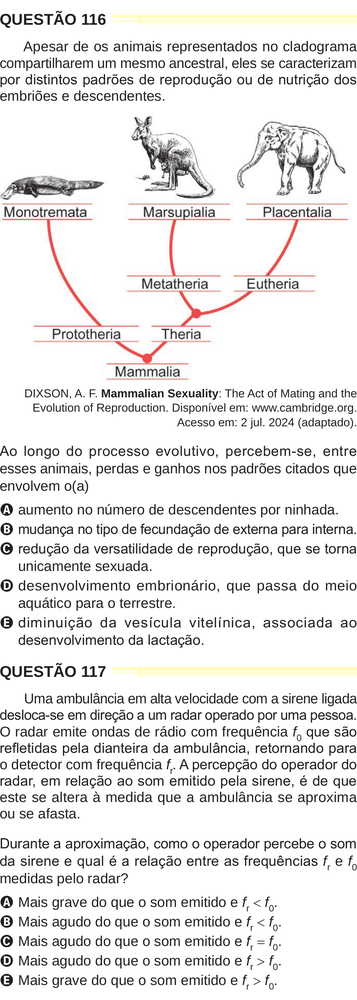
#> input picture 6Passo-ConcatenarVerticalmente/divididas-sem-bordas-do-meio/pagina_enem_10_esquerda.png, 357 x 1000 px, shrunk from 1025 x 2869 before the run; its folder holds 4 pictures in this run
$ python concatenar-verticalmente.py
#> lines starting #> are read from the running program, lines starting #| are printed output that depends on the picture
"""
Propósito: concatenas verticalmente as imagens de cada pasta vinda do passo 5
Autor: Alexandre Nassar de Peder
Criação: 02/10/2025
Atualização: 03/06/2026

OBS1: puxe a pasta "divididas-sem-bordas-do-meio" do passo 5 para essa pasta do passo 6
OBS2: não compensa concatenar as páginas inteiras. Tenha isso em mente para o passo 7. Concatene apenas as colunas.
"""

from PIL import Image
import os
import re

pasta_imagens = "divididas-sem-bordas-do-meio"
pasta_saida = "."
os.makedirs(pasta_saida, exist_ok=True)

# Função para extrair o número da página e ordenar corretamente
def get_sort_key(nome_arquivo):
    # Extrai o número da página
    numero = int(re.search(r'pagina_enem_(\d+)_', nome_arquivo).group(1))
    # Define a ordem: esquerda primeiro (0), depois direita (1)
    lado = 0 if 'esquerda' in nome_arquivo else 1
    return (numero, lado)

# Pegar e ordenar as imagens corretamente
arquivos = [f for f in os.listdir(pasta_imagens) if f.endswith('.png')]
arquivos.sort(key=get_sort_key)

# Abrir todas as imagens na ordem correta
imagens = []
for arquivo in arquivos:
    caminho = os.path.join(pasta_imagens, arquivo)
    imagens.append(Image.open(caminho))
    print(f"Adicionando: {arquivo}")  # Para verificar a ordem

# Encontrar a largura máxima
largura_max = max(img.width for img in imagens)

# Concatenar verticalmente
altura_total = sum(img.height for img in imagens)
imagem_final = Image.new('RGB', (largura_max, altura_total))
#> imagem_final: PIL image 358x4000 RGB; every value is 0

y = 0
for img in imagens:
    imagem_final.paste(img, (0, y))
    y += img.height
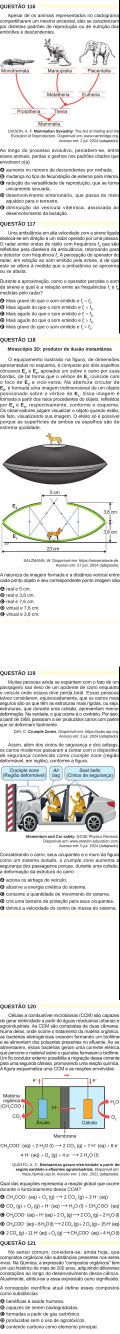
#> imagem_final: PIL image 358x4000 RGB (shown at 1/3 size); mean R, G, B 226.7, 226.6, 225

# Salvar
imagem_final.save(os.path.join(pasta_saida, 'colunas_concatenadas_verticalmente.png'))
print("Imagens concatenadas na ordem correta!")
print(f"Ordem dos arquivos: {arquivos}")
